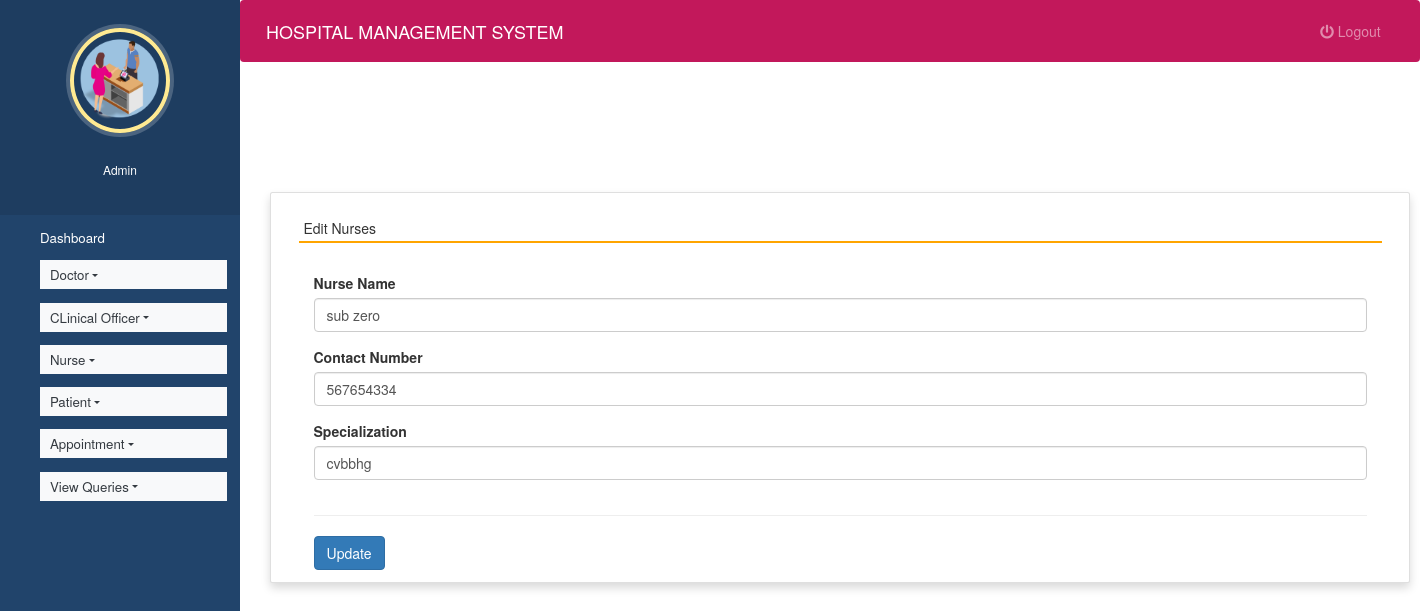
Screenshot of /edit_nurse/4 (signed in) with the database file from the repository.
### hospitals/models.py (models this page shows, shortened)
class Nurse(models.Model):
    name = models.CharField(max_length=50)
    mobile = models.IntegerField()
    special = models.CharField(max_length=50)

### hospitals/views.py (the view, shortened to what this page needs)
# urls.py: path('edit_nurse/<int:nurse_id>', edit_nurse, name='edit_nurse'),
def edit_nurse(request,nurse_id):
    error = ""
    if not request.user.is_authenticated:
        return redirect('login')
    user = request.user
    nurse = Nurse.objects.get(id=nurse_id)
    return render(request, 'edit_nurse.html', locals())

### hospitals/templates/edit_nurse.html (shortened to what this page needs)
{% extends 'admin_nav.html' %}
{% load static %}
{% block content %}
<html>
<head>
<link rel="stylesheet" href="https://maxcdn.bootstrapcdn.com/bootstrap/3.4.1/css/bootstrap.min.css">
  <link rel="stylesheet" href="https://cdnjs.cloudflare.com/ajax/libs/font-awesome/4.7.0/css/font-awesome.min.css">
  <link rel="stylesheet" href="https://use.fontawesome.com/releases/v5.6.3/css/all.css">
</head>
<body>
<br><br><br><br>
<div class="container card shadow m-5">
		<div class="card-body">
			<h5 class="p-2" style="border-bottom: 2px solid orange">Edit Nurses</h5>
             <br>
			<div class="container-fluid">
				<form method="post">
					<div class="form-row">
						<div class="col-sm-12">
							<div class="form-group">
								<label>Nurse Name</label>
								<input type="text" name="name" class="form-control" value="{{nurse.name}}" required>
							</div>
						</div>
                    	<div class="col-sm-12">
							<div class="form-group">
								<label>Contact Number</label>
								<input type="text" name="mobile" class="form-control" value="{{nurse.mobile}}" required>
							</div>
						</div>
						<div class="col-sm-12">
							<div class="form-group">
								<label>Specialization</label>
								<input type="text" name="special" class="form-control" value="{{nurse.special}}" required>
							</div>
						</div>
                      </div>
					<hr>
					<input type="submit" value="Update" class="btn btn-primary">
				</form>
			</div>
		</div>
	</div>
</body>
</html>
{% endblock content %}

### hospitals/static/style.css (style rules this page uses)
body { padding-left: 240px; }

### hospitals/templates/admin_nav.html (style rules this page uses)
body { padding-left: 240px; }

### rows the page displays
Nurse: name "sub zero", mobile "567654334", special "cvbbhg"
